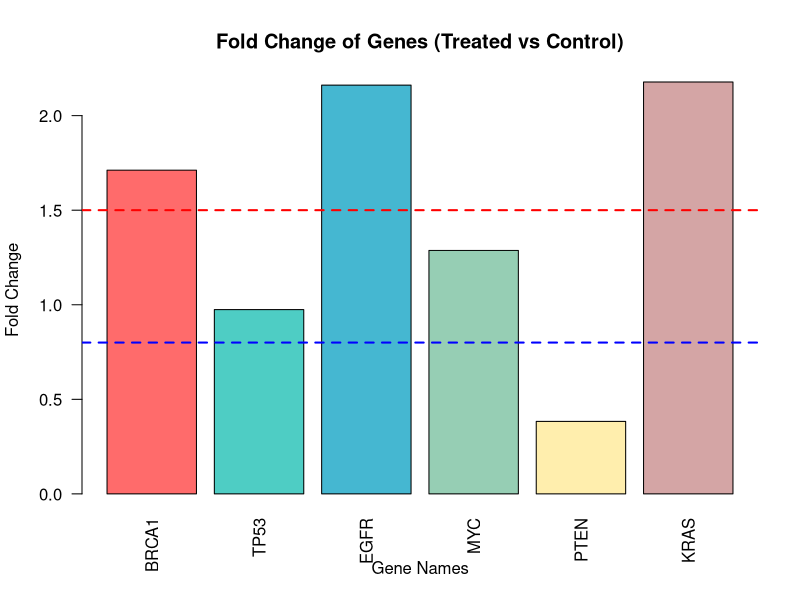
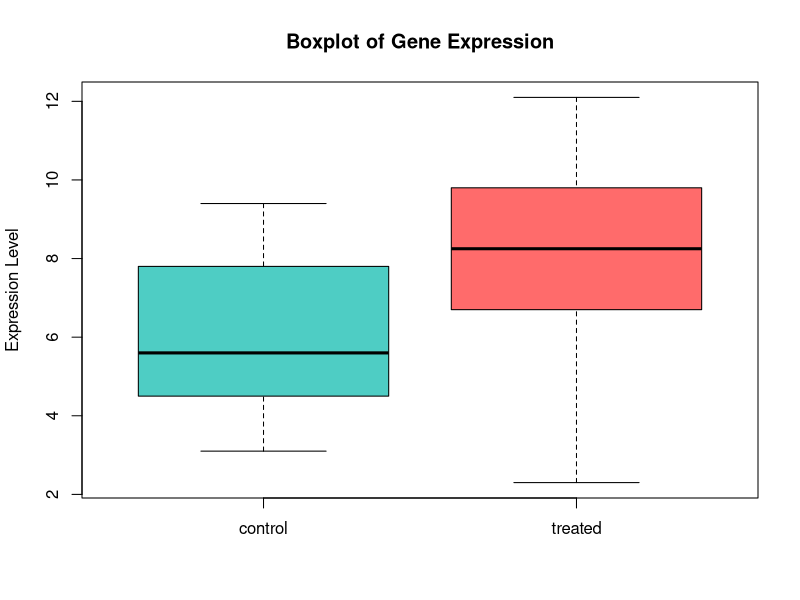
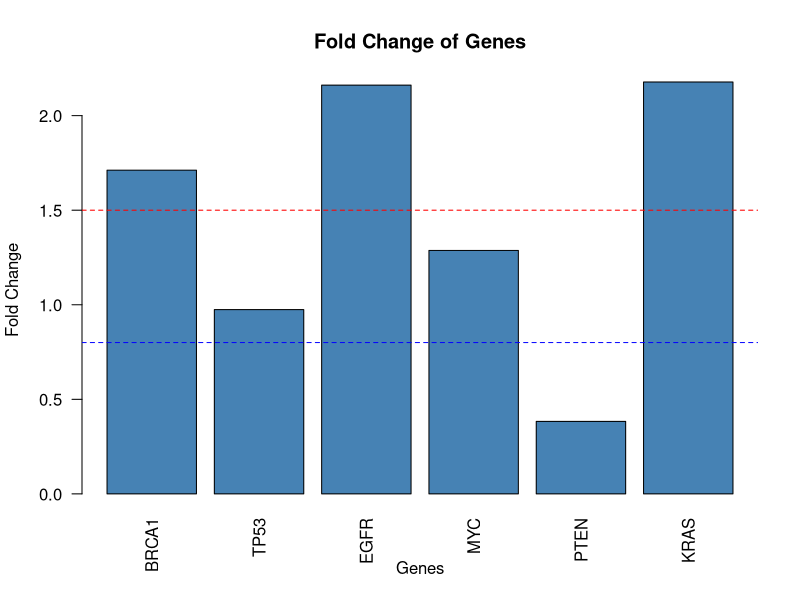

Recreate these plots in R, in order.
#Define gene names and their expression values
gene_names <- c("BRCA1", "TP53", "EGFR", "MYC", "PTEN", "KRAS")
control    <- c(5.2, 7.8, 3.1, 9.4, 6.0, 4.5)
treated    <- c(8.9, 7.6, 6.7, 12.1, 2.3, 9.8)

# Assign names to the vectors to create Named Vectors
names(control) <- gene_names
names(treated) <- gene_names

#Calculate Fold Change (treated / control)
fold_change <- treated / control

#Classify genes
# Use nested ifelse to check both conditions
classification <- ifelse(fold_change > 1.2, "upregulated",
                         ifelse(fold_change < 0.8, "downregulated", "stable"))

classification_factor <- factor(classification, 
                                levels = c("upregulated", "downregulated", "stable"))

# Combine classification with fold change data into a data frame for easy printing
results_df <- data.frame(Gene = gene_names, 
                         Fold_Change = fold_change, 
                         Classification = classification_factor)

#Subset genes with fold_change > 1.5
# Put the condition inside square brackets
high_fold_genes <- fold_change[fold_change > 1.5]
print("Genes with Fold Change > 1.5:")
print(high_fold_genes)

#Combine data into a Matrix
expr_matrix <- cbind(control, treated)

# Add row names (gene names) and column names (conditions)
rownames(expr_matrix) <- gene_names
colnames(expr_matrix) <- c("control", "treated")

print("Final Matrix:")
print(expr_matrix)

# Calculate average per gene
# The average is calculated as (control value + treated value) / 2
row_means <- rowMeans(expr_matrix)
print("Average Gene Expression per Gene:")
print(row_means)

#Save the results
write.table(results_df, file = "results.txt", sep = "\t", quote = FALSE, row.names = FALSE)
print("Results saved successfully to results.txt")


#Bar Plot for Fold Change
barplot(fold_change, 
        main = "Fold Change of Genes (Treated vs Control)",  # Title
        xlab = "Gene Names",                                 # X-axis label
        ylab = "Fold Change",                                # Y-axis label
        col = c("#FF6B6B", "#4ECDC4", "#45B7D1", "#96CEB4", "#FFEEAD", "#D4A5A5"), # Unique colors
        las = 2,                                             # Vertical gene names
        border = "black")

# Add horizontal line at 1.5 (upregulated threshold)
abline(h = 1.5, col = "red", lty = 2, lwd = 2)

# Add horizontal line at 0.8 (downregulated threshold)
abline(h = 0.8, col = "blue", lty = 2, lwd = 2)


#Box Plot for Gene Expression
boxplot(expr_matrix, 
        main = "Boxplot of Gene Expression",   # Title
        col = c("#4ECDC4", "#FF6B6B"),         # Colors for Control & Treated
        ylab = "Expression Level")             # Y-axis label


# Save Plot as Image
png("gene_expression_plot.png", width = 800, height = 600)  # Open image file
barplot(fold_change, 
        main = "Fold Change of Genes", 
        xlab = "Genes", 
        ylab = "Fold Change", 
        col = "steelblue", 
        las = 2)
abline(h = 1.5, col = "red", lty = 2)
abline(h = 0.8, col = "blue", lty = 2)
dev.off()  # Close image file (important to save the plot)
